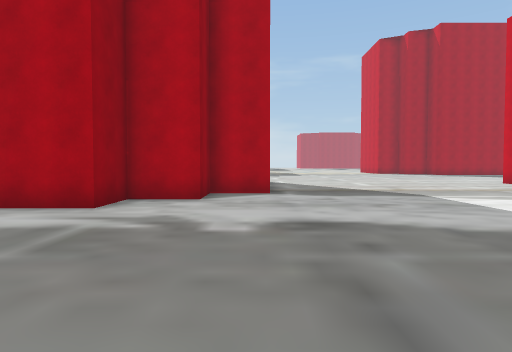
[1] (above)

24 first-person views from a walk through a 3-D level made in the Unity game engine. The camera is 1.5 m above the floor, tilts 2° down and sees 75° across. The floor is counted in squares, 2 m on a side. Each view is taken from the middle of a square. On the plan, view 1 faces up. The plan holds only what a view shows up to about 11 squares ahead; the rest is blank. The place goes on beyond the plan. The player character is not drawn.

[2]
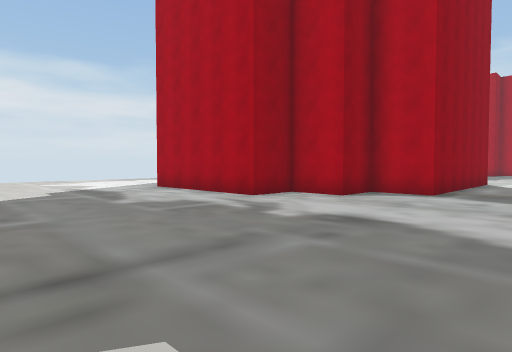

[3]
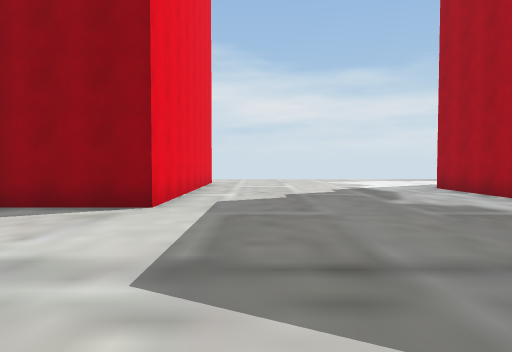

[4]
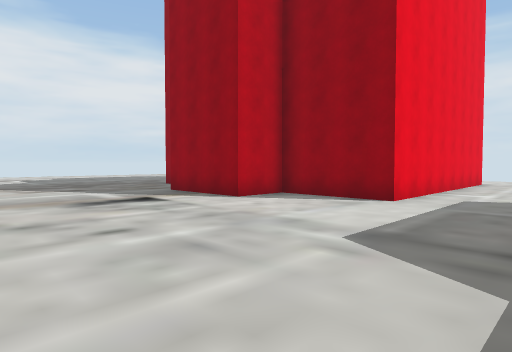

[5]
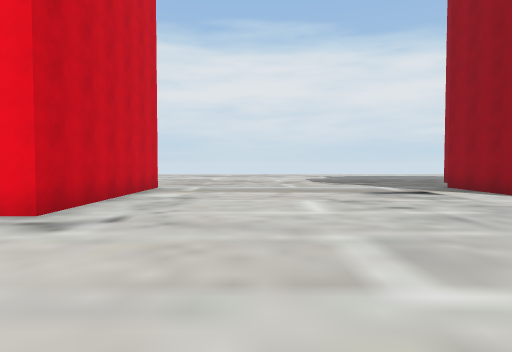

[6]
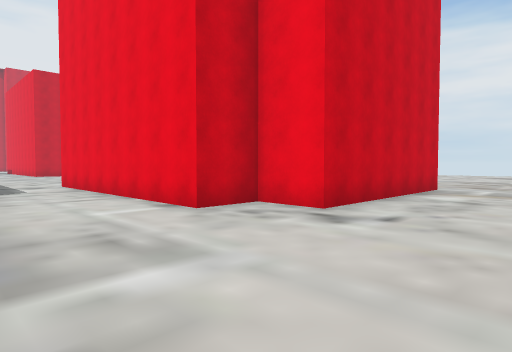

[7]
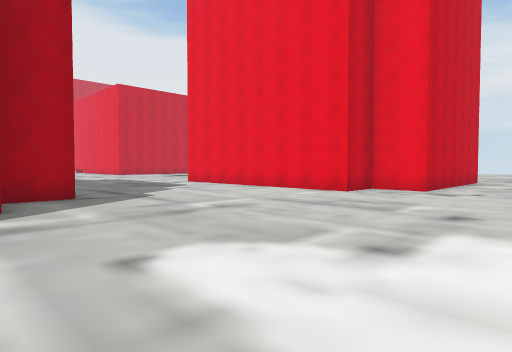

[8]
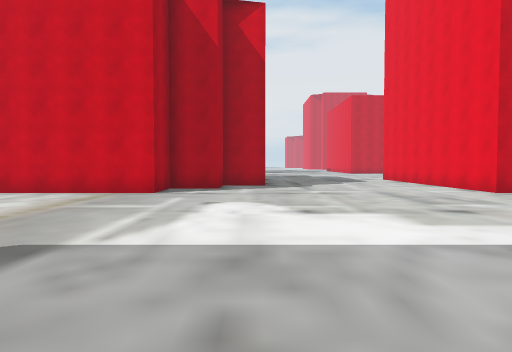

[9]
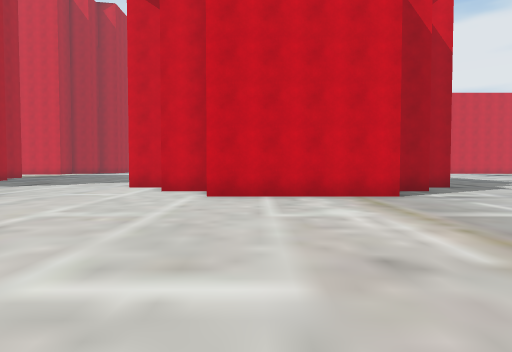

[10]
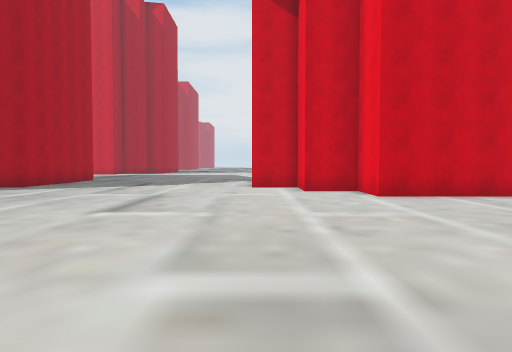

[11]
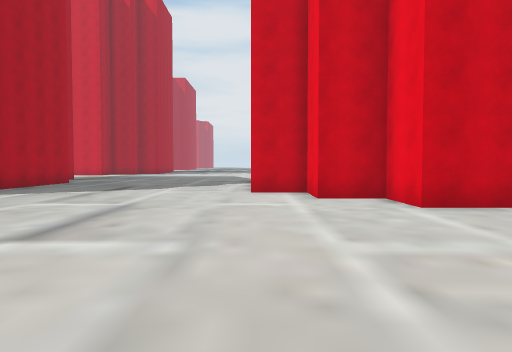

[12]
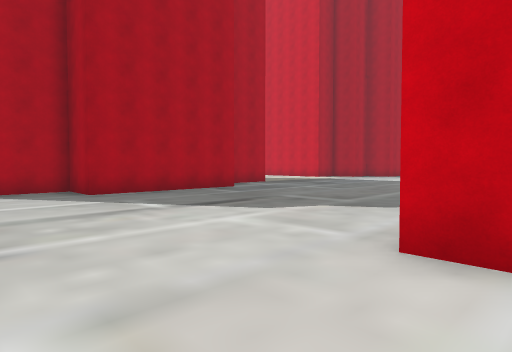

[13]
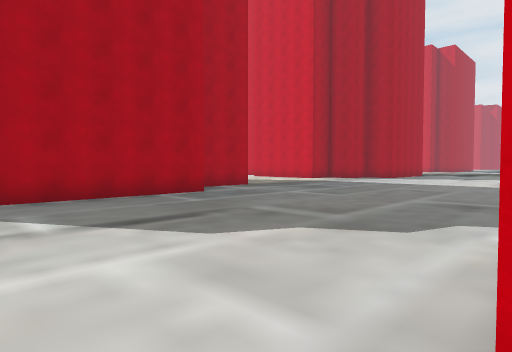

[14]
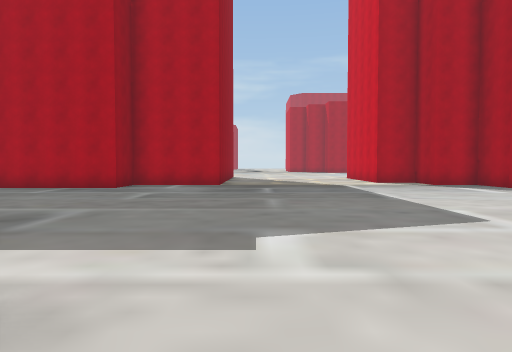

[15]
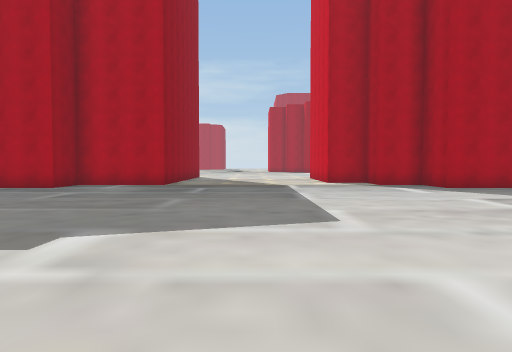

[16]
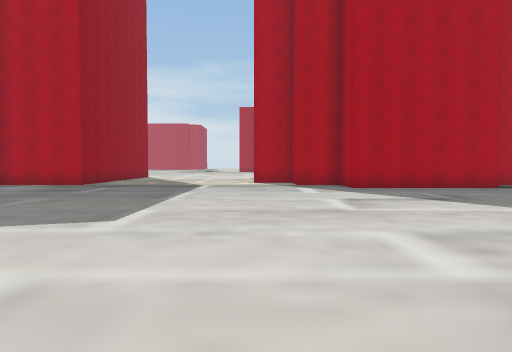

[17]
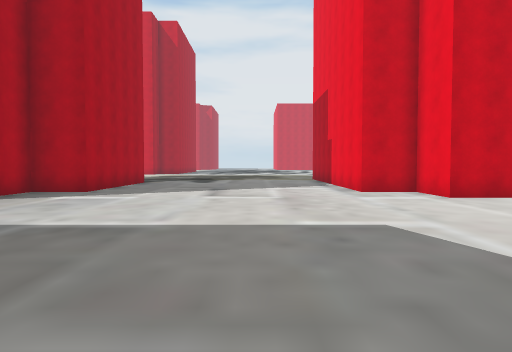

[18]
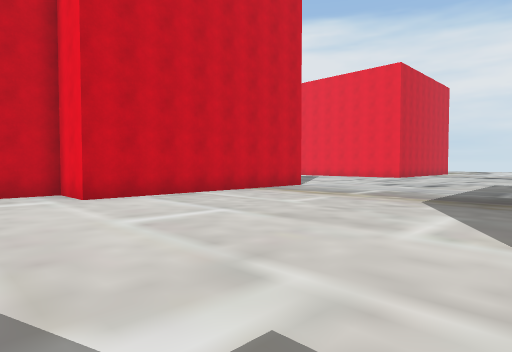

[19]
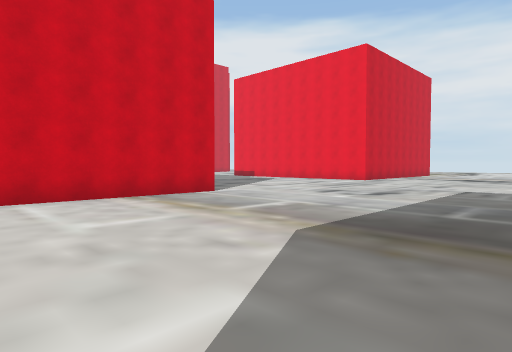

[20]
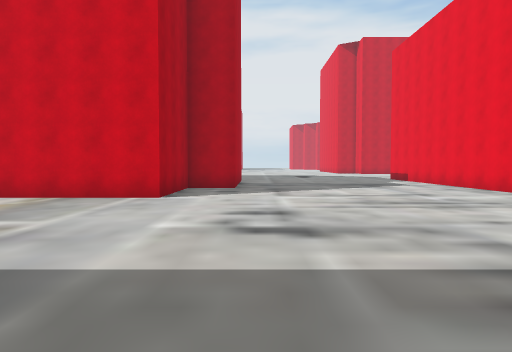

[21]
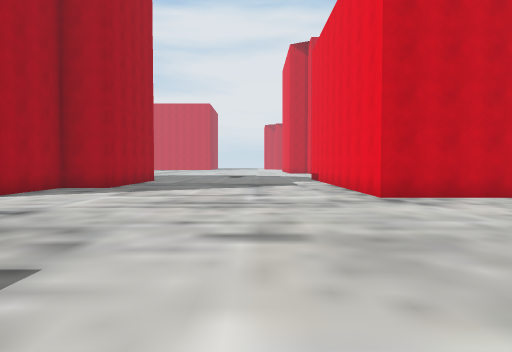

[22]
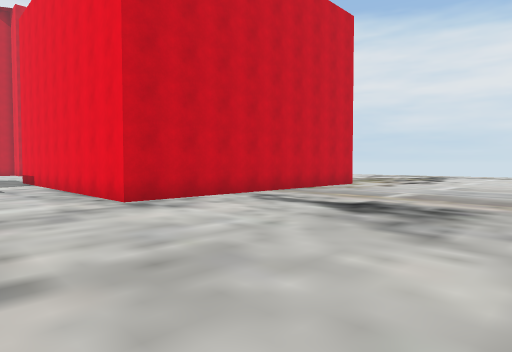

[23]
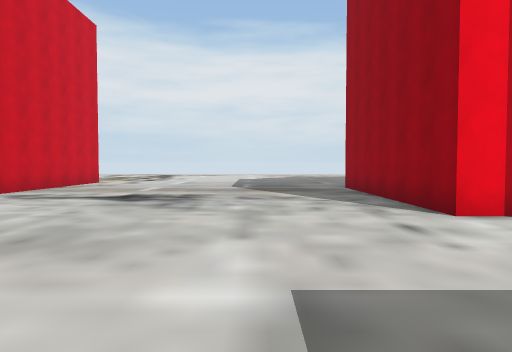

[24]
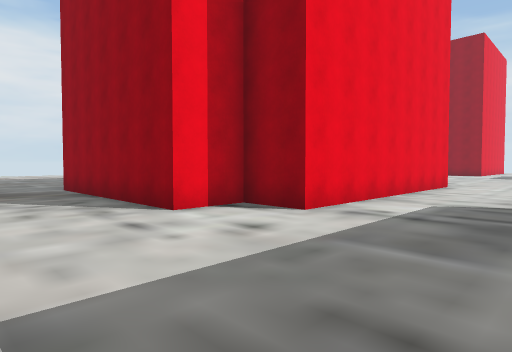

### Floor plan
Points are (right, up) in squares from view 1. A wall is a line through its corners. A room is listed if a view was taken in it or the views show most of it. See-through windows are left out.
Room 1 (views 1, 2, 3, 4, 5, 6, 7, 8, 9, 10, 11, 12, 13, 14, 15, 16, 17, 18, 19, 20, 21, 22, 23, 24)
walls: (12, 7.2) (11.3, 7.2) (11.3, 8.7) (9.7, 8.7) (9.7, 13.1) (11.3, 13.1) (11.3, 14.6) (12.9, 14.6) (12.9, 16.2); (12.9, 5.6) (12.9, 7); (0.4, 13) (0.4, 8.7) (-1.2, 8.7) (-1.2, 7.2) (-2.8, 7.2) (-2.8, 5.7) (-7.5, 5.7); (8.2, -7.8) (8.2, -1.8) (9.7, -1.8) (9.7, -0.3) (17.5, -0.3) (17.5, -1.8) (19.1, -1.8) (19.1, -7.8); (17.5, 24) (17.5, 23.6) (12.9, 23.6) (12.9, 24.5); (-8.8, -1.8) (-2.8, -1.8) (-2.8, -4.8) (-1.2, -4.8) (-1.2, -7.9); (32, 5.7) (31.6, 5.7) (31.6, 7.2) (28.5, 7.2) (28.5, 14.6) (30, 14.6) (30, 16.1) (32, 16.1); (28.5, -8.1) (28.5, -1.8) (32.5, -1.8); (32.5, 23.6) (30, 23.6) (30, 24.5)

Positions as (right, up) in squares from view 1, and headings:
1: (0, 0), facing up
2: (3, 0), facing up-left
3: (3, 0), facing left
4: (4, 1), facing down-left
5: (5, 3), facing down
6: (5, 3), facing down-right
7: (5, 8), facing down-right
8: (1, 6), facing right
9: (2, 12), facing right
10: (2, 16), facing right
11: (4, 16), facing right
12: (10, 15), facing up-right
13: (12, 16), facing up-right
14: (22, 13), facing up
15: (24, 13), facing up
16: (27, 13), facing up
17: (21, 19), facing right
18: (21, 17), facing down-right
19: (21, 13), facing down-right
20: (21, 5), facing right
21: (21, 1), facing right
22: (22, 1), facing down-right
23: (22, 3), facing down
24: (22, 3), facing down-left
